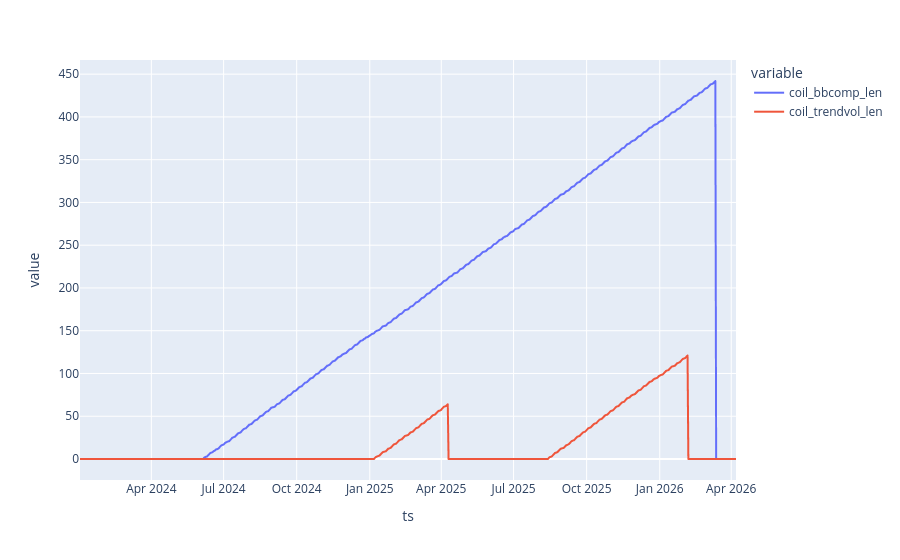

Notebook cell for this chart:
### Code cell
log_df.plot( y = ['coil_bbcomp_len', 'coil_trendvol_len'])

### Figure 1 — Plotly figure (JSON) as saved in the notebook; plotly's stock layout.template omitted (floating-point values rounded to 4 significant figures; data arrays with more than 128 entries replaced by an {"elided": "..."} marker saying what was removed)
{"data": [{"hovertemplate": "variable=coil_bbcomp_len<br>ts=%{x}<br>value=%{y}<extra></extra>", "legendgroup": "coil_bbcomp_len", "line": {"color": "#636efa", "dash": "solid"}, "marker": {"symbol": "circle"}, "mode": "lines", "name": "coil_bbcomp_len", "showlegend": true, "type": "scattergl", "x": {"elided": "567 str values"}, "xaxis": "x", "y": {"elided": "567 float values"}, "yaxis": "y"}, {"hovertemplate": "variable=coil_trendvol_len<br>ts=%{x}<br>value=%{y}<extra></extra>", "legendgroup": "coil_trendvol_len", "line": {"color": "#EF553B", "dash": "solid"}, "marker": {"symbol": "circle"}, "mode": "lines", "name": "coil_trendvol_len", "showlegend": true, "type": "scattergl", "x": {"elided": "567 str values"}, "xaxis": "x", "y": {"elided": "567 float values"}, "yaxis": "y"}], "layout": {"legend": {"title": {"text": "variable"}, "tracegroupgap": 0}, "margin": {"t": 60}, "xaxis": {"anchor": "y", "domain": [0, 1], "title": {"text": "ts"}}, "yaxis": {"anchor": "x", "domain": [0, 1], "title": {"text": "value"}}}}
